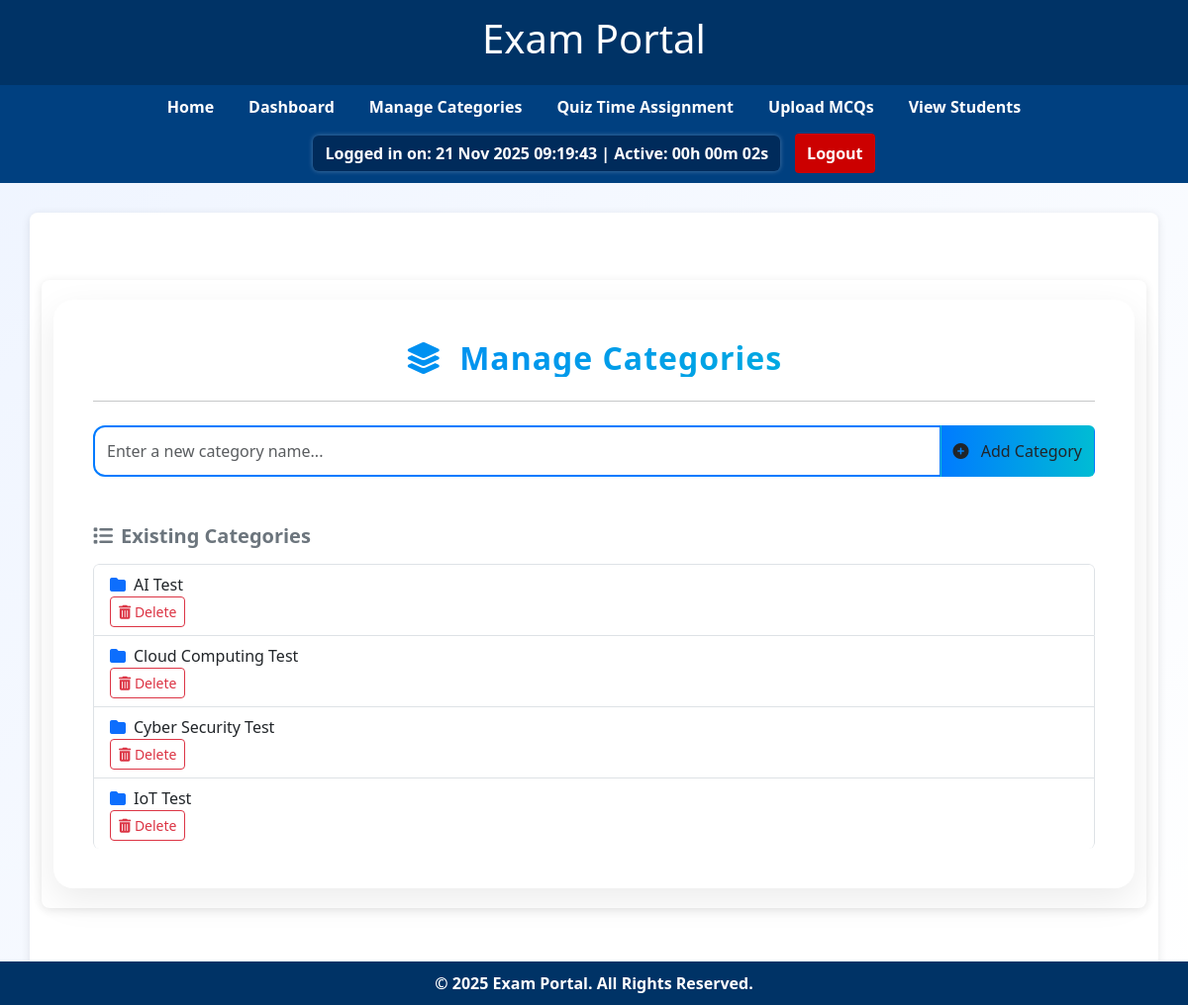
Page /manage-categories/ (signed in) on the committed database.
### mcq/models.py (models this page shows, shortened)
class Category(models.Model):
    name = models.CharField(max_length=255)
    description = models.TextField(blank=True, null=True)  # recently added

### mcq/views.py (the view, shortened to what this page needs)
# urls.py: path('manage-categories/', views.manage_categories, name='manage_categories'),
@staff_member_required
def manage_categories(request):
    categories = Category.objects.all().order_by('name')
    return render(request, "mcq/manage_categories.html", {"categories": categories})

### mcq/templates/mcq/manage_categories.html (shortened to what this page needs)
{% extends "base.html" %}
{% block content %}
<div class="container mt-5 mb-5">
  <div class="category-card">
    <h2 class="category-header mb-4"><i class="fas fa-layer-group me-2"></i> Manage Categories</h2>
    <hr class="mb-4">
    <form method="POST" class="mb-4">
      <div class="input-group">
        <input type="text" name="category_name" class="form-control" placeholder="Enter a new category name..." required>
        <button class="btn btn-add" type="submit">
          <i class="fas fa-plus-circle me-2"></i> Add Category
        </button>
      </div>
    </form>
    <h5 class="fw-bold text-secondary mt-5 mb-3"><i class="fas fa-list me-2"></i>Existing Categories</h5>
    <ul class="list-group">
      {% for category in categories %}
        <li class="list-group-item">
          <span><i class="fas fa-folder me-2 text-primary"></i>{{ category.name }}</span>
          <div>
        <a href="{% url 'delete_category' category.id %}"
           class="btn btn-sm btn-outline-danger"
           onclick="return confirm('Are you sure you want to delete this category?');">
          <i class="fas fa-trash-alt"></i> Delete
        </a>
      </div>
        </li>
      {% empty %}
        <li class="list-group-item text-muted text-center py-3">
          🌙 No categories created yet — add one above!
        </li>
      {% endfor %}
    </ul>
  </div>
</div>
{% endblock %}

### mcq/templates/base.html (style rules this page uses)
body { font-family: Arial, sans-serif; background-color: #f2f4f8; margin: 0; padding: 0; }
.container { margin: 30px auto; max-width: 800px; background-color: white; padding: 20px; border-radius: 8px; box-shadow: 0 2px 10px rgba(0,0,0,0.1); }

### mcq/templates/mcq/manage_categories.html (style rules this page uses)
body { background: linear-gradient(135deg, #eef4ff, #ffffff); font-family: "Poppins", sans-serif; }
.category-card { background: #fff; border-radius: 20px; box-shadow: 0 12px 35px rgba(0, 0, 0, 0.08); padding: 40px; transition: all 0.4s ease; }
.category-header { text-align: center; font-weight: 800; font-size: 2rem; background: linear-gradient(90deg, #007bff, #00bcd4); -webkit-background-clip: text; -webkit-text-fill-color: transparent; letter-spacing: 1px; }
.input-group .form-control { border-radius: 12px 0 0 12px; border: 2px solid #007bff; padding: 12px; font-size: 1rem; transition: all 0.3s ease; }
.btn-add { background: linear-gradient(90deg, #007bff, #00bcd4); border: none; color: #fff; border-radius: 0 12px 12px 0; font-weight: 600; padding: 12px 25px; transition: all 0.3s ease; }
.list-group { border-radius: 12px; overflow: hidden; }
.list-group-item { display: flex; justify-content: space-between; align-items: center; border: none; border-bottom: 1px solid #eee; padding: 14px 18px; font-weight: 500; transition: all 0.2s ease; }
.list-group-item:last-child { border-bottom: none; }

### rows in the picture
Category: name "AI Test"
Category: name "Cloud Computing Test"
Category: name "Cyber Security Test"
Category: name "IoT Test"
